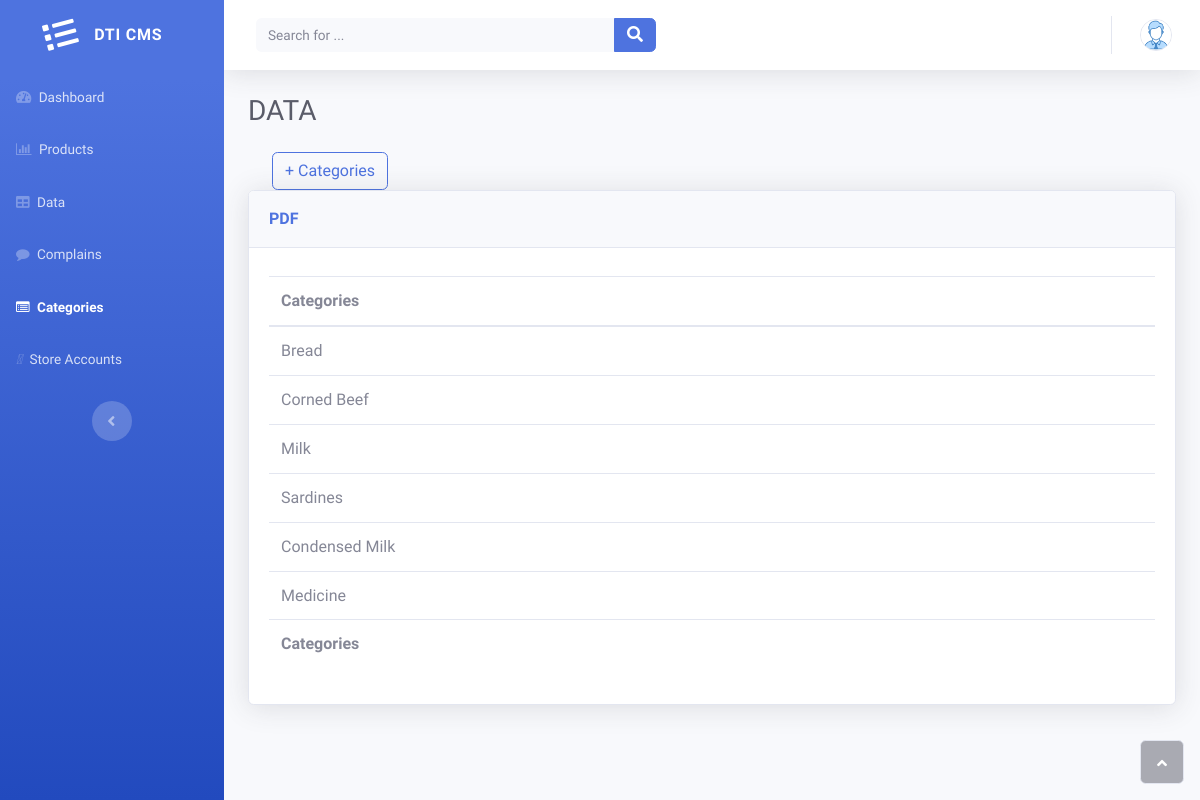
The page /categories on the database its author committed.
### dtiApi/models.py (models this page shows, shortened)
class ProductCategory(models.Model):
    category_name = models.CharField(max_length=255)

### dtiApi/views.py (the view)
# urls.py: path('categories', views.categories, name='categories'),
def categories(request):
    categories = ProductCategory.objects.all()
    context = {
        "categories": categories
    }
    return render(request, "categories.html", context)

### dtiApi/templates/categories.html (shortened to what this page needs)
{% extends "base.html" %}
{% load static %}
{% block content %}
<body id="page-top">
  <div id="wrapper">
      {% include "sidenav.html" %}
      <div class="d-flex flex-column" id="content-wrapper">
          <div id="content">
              {% include "navbar.html" %}
              <div class="container-fluid">
                  <h3 class="text-dark mb-4">DATA</h3>
                  <div class="container">
                      <div class="row">
                        <div class="col-md-12">
                          <button class="btn btn-outline-primary" type="button" data-toggle="modal" data-target="#productCategory">+ Categories</button>
                        </div>
                      </div>
                  </div>
                  <div class="card shadow">
                      <div class="card-header py-3">
                          <p class="text-primary m-0 font-weight-bold">PDF</p>
                      </div>
                      <div class="card-body">
                          <div class="table-responsive table mt-2" id="dataTable" role="grid" aria-describedby="dataTable_info">
                              <table class="table my-0" id="dataTable">
                                  <thead>
                                      <tr>
                                          <th>Categories</th>
                                      </tr>
                                  </thead>
                                  <tbody>
                                    {% for categories in categories %}
                                      <tr>
                                        <td>{{ categories.category_name }}</td>
                                      </tr>
                                    {% endfor %}
                                  </tbody>
                                  <tfoot>
                                      <tr>
                                          <td><strong>Categories</strong></td>
                                      </tr>
                                  </tfoot>
                              </table>
                          </div>
                      </div>
                  </div>
              </div>
          </div>
      </div><a class="border rounded d-inline scroll-to-top" href="#page-top"><i class="fas fa-angle-up"></i></a>
  </div>
</body>
{% endblock %}

### rows shown on the page
ProductCategory: category_name "Bread"
ProductCategory: category_name "Corned Beef"
ProductCategory: category_name "Milk"
ProductCategory: category_name "Sardines"
ProductCategory: category_name "Condensed Milk"
ProductCategory: category_name "Medicine"
